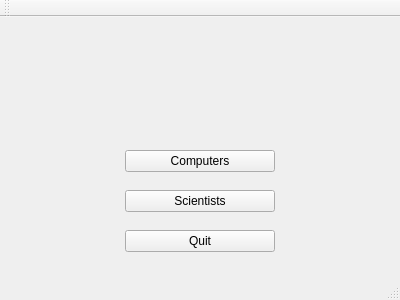
<?xml version="1.0" encoding="UTF-8"?>
<ui version="4.0">
 <class>MainWindow</class>
 <widget class="QMainWindow" name="MainWindow">
  <property name="geometry">
   <rect>
    <x>0</x>
    <y>0</y>
    <width>400</width>
    <height>300</height>
   </rect>
  </property>
  <property name="windowTitle">
   <string>MainWindow</string>
  </property>
  <widget class="QWidget" name="centralWidget">
   <widget class="QWidget" name="verticalLayoutWidget">
    <property name="geometry">
     <rect>
      <x>120</x>
      <y>110</y>
      <width>160</width>
      <height>151</height>
     </rect>
    </property>
    <layout class="QVBoxLayout" name="verticalLayout">
     <property name="leftMargin">
      <number>5</number>
     </property>
     <property name="rightMargin">
      <number>5</number>
     </property>
     <item>
      <widget class="QPushButton" name="pushButton_2">
       <property name="text">
        <string>Computers</string>
       </property>
      </widget>
     </item>
     <item>
      <widget class="QPushButton" name="pushButton">
       <property name="text">
        <string>Scientists</string>
       </property>
      </widget>
     </item>
     <item>
      <widget class="QPushButton" name="pushButton_3">
       <property name="text">
        <string>Quit</string>
       </property>
      </widget>
     </item>
    </layout>
   </widget>
  </widget>
  <widget class="QToolBar" name="mainToolBar">
   <attribute name="toolBarArea">
    <enum>TopToolBarArea</enum>
   </attribute>
   <attribute name="toolBarBreak">
    <bool>false</bool>
   </attribute>
  </widget>
  <widget class="QStatusBar" name="statusBar"/>
 </widget>
 <layoutdefault spacing="6" margin="11"/>
 <resources/>
 <connections/>
</ui>
